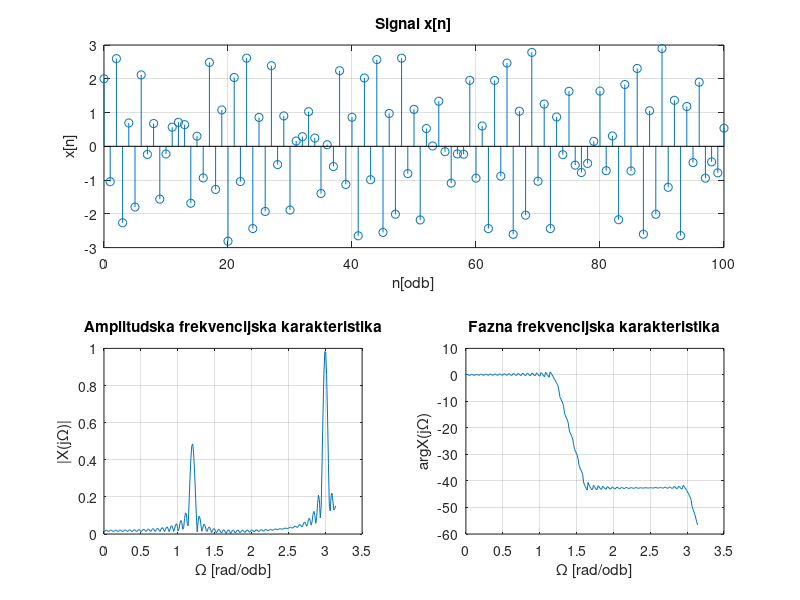
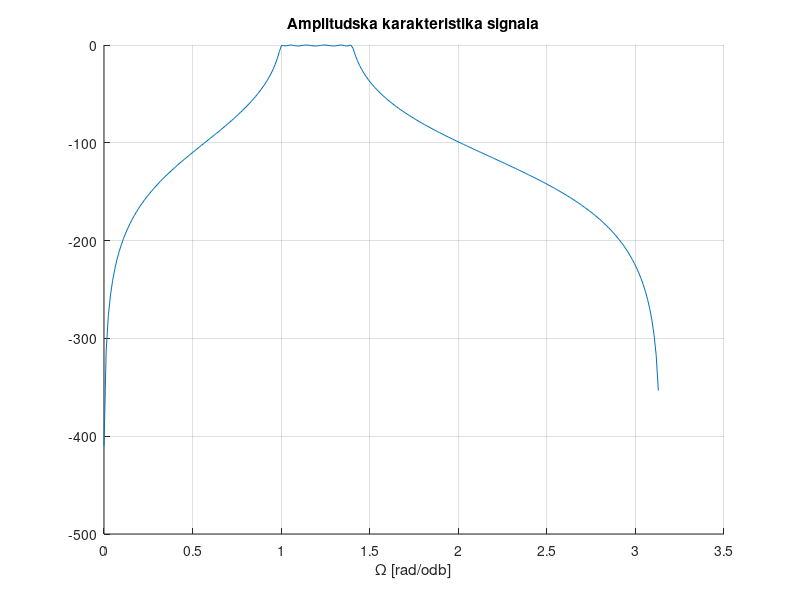
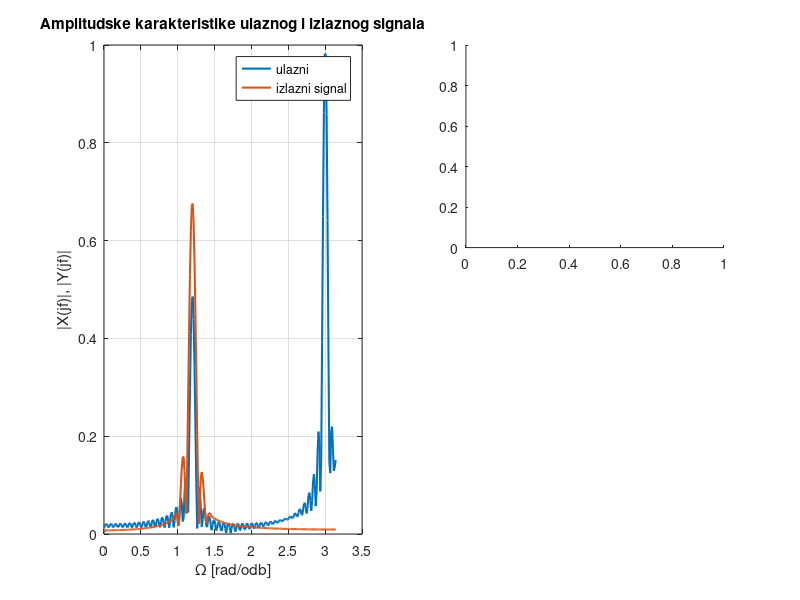

MATLAB code for these plots, in order: (Note: this script raises an error after producing the figures.)
close all; clear all; clc;

n = 0:100;
x = sin(1.2*n) + 2*cos(3*n);
N = 4*2^nextpow2(length(x));
w1 = 0:2*pi/N:pi;
X = fft(x,N)/length(x);
X1 = abs(X(1:N/2+1));
X(2:N/2+1)=2*X(2:N/2+1);
Xphase = unwrap(angle(X(1:N/2+1)));

figure
  subplot(2,2,1:2)
    stem(n, x);
    xlabel('n[odb]'); ylabel('x[n]'); title('Signal x[n]');
    grid on;
  subplot(2,2,3)
    plot(w1,X1);
    xlabel('\Omega [rad/odb]'); ylabel('|X(j\Omega)|'); title('Amplitudska frekvencijska karakteristika');
    grid on;
  subplot(2,2,4)
    plot(w1,Xphase);
    xlabel('\Omega [rad/odb]'); ylabel('arg{X(j\Omega)}'); title('Fazna frekvencijska karakteristika');
    grid on;
    
%Digitalni Chebyshev filtar
Wp = [1 1.4]/pi;
Ws = [0.9 1.5]/pi;
Rp = 1;
Rs = 30;
[n,Wn] = cheb1ord(Wp, Ws, Rp, Rs);
[b,a] = cheby1(n, Rp, Wp);
[h,w] = freqz(b, a, N/2 + 1);

figure
  hold on;
  plot(w, 20*log10(abs(h)));
  xlabel('\Omega [rad/odb]');
  title('Amplitudska karakteristika signala');
  grid on;
  
% Filtriranje signala
y = filter(b, a, x);
Y = fft(y,N)/length(y);
Y1 = abs(Y(1:N/2+1));
Y1(2:N/2+1) = 2*Y1(2:N/2+1);

figure
  subplot(2, 2, [1, 3])
    plot(w1, X1, 'Linewidth', 1.5); hold on;
    plot(w1, Y1, 'Linewidth', 1.5);
    xlabel('\Omega [rad/odb]'); ylabel('|X(jf)|, |Y(jf)|'); 
    legend('ulazni', 'izlazni signal');
    title('Amplitudske karakteristike ulaznog i izlaznog signala');
    grid on;
  subplot(2, 2, 2)
    stem(n, x);
    xlabel('n[odb]');
    ylabel('x[n]');
    title('Ulazni signal');
    grid on;
  subplot(2, 2, 4)
    stem(n, y, 'r');
    xlabel('n[odb]'); ylabel('y[n]');
    title('Izlazni signal');
    grid on;
    